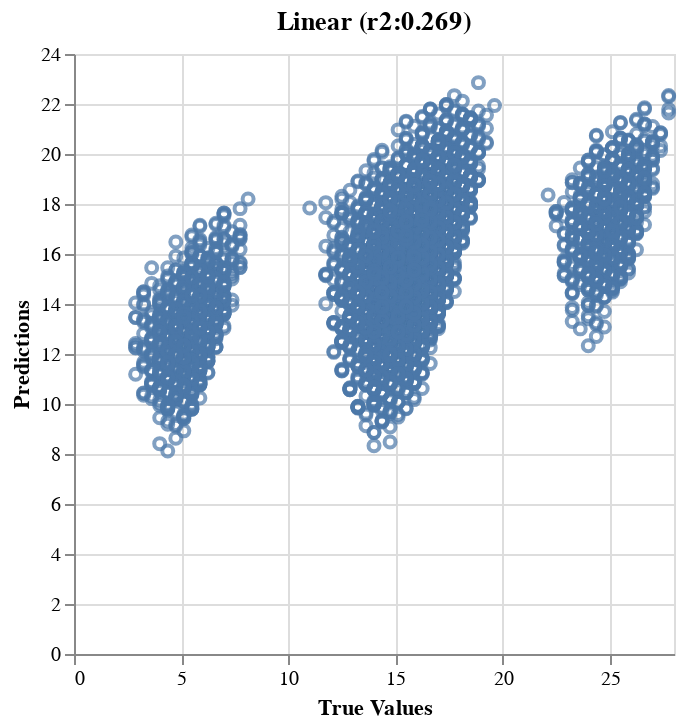
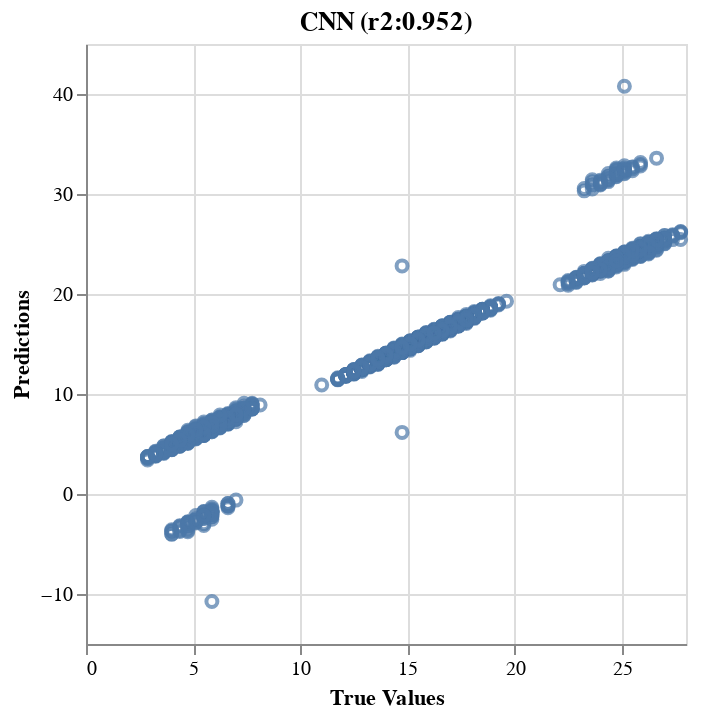

The code cell stored with these charts, in order, in its notebook:
### Markdown cell above
But the CNN isn't perfect. We could probably train it longer or adjust the hyperparameters, but the goal here isn't perfection - this is a very simple task relative to actual regulatory grammars. Instead, I thought it would be interesting to use the Altair visualization library to interactively inspect which sequences the models get wrong:

### Code cell
alt.data_transformers.disable_max_rows() # disable altair warning
parity_pred(models, seqs, oracle,alt=True)

### Figure 1 — Vega-Lite specification as saved in the notebook (floating-point values rounded to 4 significant figures; data arrays with more than 128 entries replaced by an {"elided": "..."} marker saying what was removed)
{"config": {"view": {"continuousWidth": 300, "continuousHeight": 300}}, "data": {"name": "data-a6ec3042a96e2955ab39011ab9dd3b53"}, "mark": {"type": "point"}, "encoding": {"tooltip": [{"field": "seq", "type": "nominal"}], "x": {"field": "truth", "title": "True Values", "type": "quantitative"}, "y": {"field": "pred", "title": "Predictions", "type": "quantitative"}}, "title": "Linear (r2:0.269)", "$schema": "https://vega.github.io/schema/vega-lite/v5.20.1.json", "datasets": {"data-a6ec3042a96e2955ab39011ab9dd3b53": {"elided": "13108 records"}}}

### Figure 2 — Vega-Lite specification as saved in the notebook (floating-point values rounded to 4 significant figures; data arrays with more than 128 entries replaced by an {"elided": "..."} marker saying what was removed)
{"config": {"view": {"continuousWidth": 300, "continuousHeight": 300}}, "data": {"name": "data-e3245083ebd58d9a403689a8d6aef7c7"}, "mark": {"type": "point"}, "encoding": {"tooltip": [{"field": "seq", "type": "nominal"}], "x": {"field": "truth", "title": "True Values", "type": "quantitative"}, "y": {"field": "pred", "title": "Predictions", "type": "quantitative"}}, "title": "CNN (r2:0.952)", "$schema": "https://vega.github.io/schema/vega-lite/v5.20.1.json", "datasets": {"data-e3245083ebd58d9a403689a8d6aef7c7": {"elided": "13108 records"}}}
